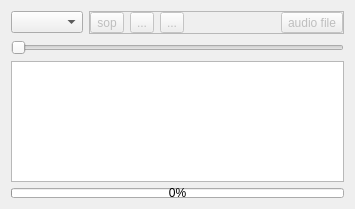
<?xml version="1.0" encoding="UTF-8"?>
<ui version="4.0">
 <class>TTSDialog</class>
 <widget class="QDialog" name="TTSDialog">
  <property name="geometry">
   <rect>
    <x>0</x>
    <y>0</y>
    <width>355</width>
    <height>209</height>
   </rect>
  </property>
  <property name="windowTitle">
   <string>TTS </string>
  </property>
  <property name="windowIcon">
   <iconset resource="resources/icons.qrc">
    <normaloff>:/icons/sound.png</normaloff>:/icons/sound.png</iconset>
  </property>
  <layout class="QVBoxLayout" name="verticalLayout">
   <item>
    <layout class="QHBoxLayout" name="horizontalLayout_2">
     <item>
      <widget class="QComboBox" name="comboBox">
       <property name="minimumSize">
        <size>
         <width>0</width>
         <height>0</height>
        </size>
       </property>
      </widget>
     </item>
     <item>
      <widget class="QFrame" name="toolFrame">
       <property name="enabled">
        <bool>false</bool>
       </property>
       <property name="frameShape">
        <enum>QFrame::StyledPanel</enum>
       </property>
       <property name="frameShadow">
        <enum>QFrame::Raised</enum>
       </property>
       <layout class="QHBoxLayout" name="horizontalLayout">
        <property name="margin">
         <number>0</number>
        </property>
        <item>
         <widget class="QToolButton" name="stopButton">
          <property name="minimumSize">
           <size>
            <width>0</width>
            <height>0</height>
           </size>
          </property>
          <property name="text">
           <string>sop</string>
          </property>
          <property name="icon">
           <iconset resource="resources/icons.qrc">
            <normaloff>:/icons/control_stop_blue.png</normaloff>:/icons/control_stop_blue.png</iconset>
          </property>
          <property name="iconSize">
           <size>
            <width>16</width>
            <height>16</height>
           </size>
          </property>
         </widget>
        </item>
        <item>
         <widget class="QToolButton" name="playButton">
          <property name="minimumSize">
           <size>
            <width>0</width>
            <height>0</height>
           </size>
          </property>
          <property name="text">
           <string>...</string>
          </property>
          <property name="icon">
           <iconset resource="resources/icons.qrc">
            <normaloff>:/icons/control_play_blue.png</normaloff>:/icons/control_play_blue.png</iconset>
          </property>
          <property name="iconSize">
           <size>
            <width>16</width>
            <height>16</height>
           </size>
          </property>
         </widget>
        </item>
        <item>
         <widget class="QToolButton" name="pauseButton">
          <property name="minimumSize">
           <size>
            <width>0</width>
            <height>0</height>
           </size>
          </property>
          <property name="text">
           <string>...</string>
          </property>
          <property name="icon">
           <iconset resource="resources/icons.qrc">
            <normaloff>:/icons/control_pause_blue.png</normaloff>:/icons/control_pause_blue.png</iconset>
          </property>
          <property name="iconSize">
           <size>
            <width>16</width>
            <height>16</height>
           </size>
          </property>
         </widget>
        </item>
        <item>
         <spacer name="horizontalSpacer">
          <property name="orientation">
           <enum>Qt::Horizontal</enum>
          </property>
          <property name="sizeHint" stdset="0">
           <size>
            <width>40</width>
            <height>20</height>
           </size>
          </property>
         </spacer>
        </item>
        <item>
         <widget class="QToolButton" name="loadedButton">
          <property name="text">
           <string>audio file</string>
          </property>
          <property name="icon">
           <iconset resource="resources/icons.qrc">
            <normaloff>:/icons/page_white_get.png</normaloff>:/icons/page_white_get.png</iconset>
          </property>
          <property name="popupMode">
           <enum>QToolButton::InstantPopup</enum>
          </property>
          <property name="toolButtonStyle">
           <enum>Qt::ToolButtonTextOnly</enum>
          </property>
         </widget>
        </item>
       </layout>
      </widget>
     </item>
    </layout>
   </item>
   <item>
    <widget class="QSlider" name="slider">
     <property name="maximum">
      <number>100</number>
     </property>
     <property name="orientation">
      <enum>Qt::Horizontal</enum>
     </property>
    </widget>
   </item>
   <item>
    <widget class="TextEdit" name="textEdit"/>
   </item>
   <item>
    <widget class="QProgressBar" name="progressBar">
     <property name="maximumSize">
      <size>
       <width>16777215</width>
       <height>10</height>
      </size>
     </property>
     <property name="value">
      <number>0</number>
     </property>
     <property name="alignment">
      <set>Qt::AlignCenter</set>
     </property>
    </widget>
   </item>
  </layout>
 </widget>
 <customwidgets>
  <customwidget>
   <class>TextEdit</class>
   <extends>QTextEdit</extends>
   <header>textedit.h</header>
  </customwidget>
 </customwidgets>
 <resources>
  <include location="resources/icons.qrc"/>
 </resources>
 <connections/>
</ui>
